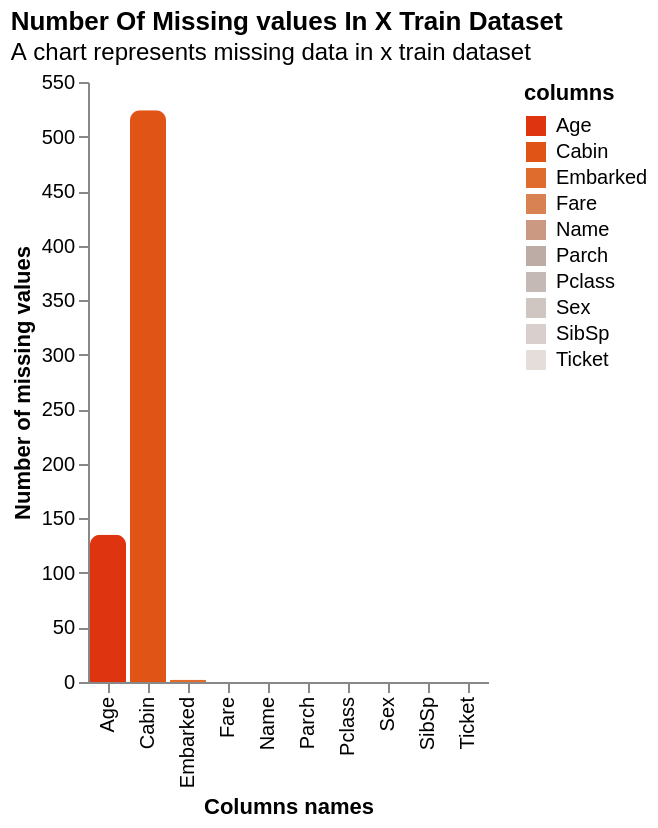

Notebook code cell kept with this figure:
### Code cell
plot_nan(train_x, name="x train dataset", only_nan=False)

### Figure 1 — Vega-Lite specification as saved in the notebook (floating-point values rounded to 4 significant figures)
{"$schema": "https://vega.github.io/schema/vega-lite/v5.20.1.json", "config": {"axis": {"grid": false}, "view": {"continuousHeight": 300, "continuousWidth": 300, "stroke": null}}, "data": {"name": "data-1aada8022069c66ae5b283d5dd04f42f"}, "datasets": {"data-1aada8022069c66ae5b283d5dd04f42f": [{"columns": "Pclass", "percent_nan": 0, "total_nan": 0}, {"columns": "Name", "percent_nan": 0, "total_nan": 0}, {"columns": "Sex", "percent_nan": 0, "total_nan": 0}, {"columns": "Age", "percent_nan": 20, "total_nan": 135}, {"columns": "SibSp", "percent_nan": 0, "total_nan": 0}, {"columns": "Parch", "percent_nan": 0, "total_nan": 0}, {"columns": "Ticket", "percent_nan": 0, "total_nan": 0}, {"columns": "Fare", "percent_nan": 0, "total_nan": 0}, {"columns": "Cabin", "percent_nan": 78, "total_nan": 524}, {"columns": "Embarked", "percent_nan": 0, "total_nan": 2}]}, "encoding": {"color": {"field": "columns", "legend": {"orient": "right"}, "scale": {"reverse": true, "scheme": "lightgreyred"}, "type": "nominal"}, "text": {"field": "columns", "type": "nominal"}, "tooltip": [{"field": "columns", "type": "nominal"}, {"field": "total_nan", "type": "quantitative"}, {"field": "percent_nan", "type": "quantitative"}], "x": {"field": "columns", "title": "Columns names", "type": "nominal"}, "y": {"field": "total_nan", "title": "Number of missing values", "type": "quantitative"}}, "mark": {"cornerRadiusTopLeft": 5, "cornerRadiusTopRight": 5, "type": "bar"}, "title": {"anchor": "start", "subtitle": "A chart represents missing data in x train dataset", "text": "Number Of Missing values In X Train Dataset"}}
